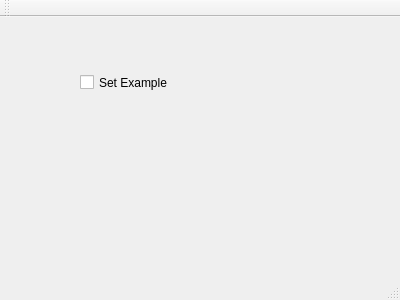
<?xml version="1.0" encoding="UTF-8"?>
<ui version="4.0">
 <class>MainWindow</class>
 <widget class="QMainWindow" name="MainWindow">
  <property name="geometry">
   <rect>
    <x>0</x>
    <y>0</y>
    <width>400</width>
    <height>300</height>
   </rect>
  </property>
  <property name="windowTitle">
   <string>MainWindow</string>
  </property>
  <widget class="QWidget" name="centralWidget">
   <widget class="QCheckBox" name="checkBox">
    <property name="geometry">
     <rect>
      <x>80</x>
      <y>50</y>
      <width>181</width>
      <height>31</height>
     </rect>
    </property>
    <property name="text">
     <string>Set Example</string>
    </property>
   </widget>
  </widget>
  <widget class="QMenuBar" name="menuBar">
   <property name="geometry">
    <rect>
     <x>0</x>
     <y>0</y>
     <width>400</width>
     <height>25</height>
    </rect>
   </property>
  </widget>
  <widget class="QToolBar" name="mainToolBar">
   <attribute name="toolBarArea">
    <enum>TopToolBarArea</enum>
   </attribute>
   <attribute name="toolBarBreak">
    <bool>false</bool>
   </attribute>
  </widget>
  <widget class="QStatusBar" name="statusBar"/>
 </widget>
 <layoutdefault spacing="6" margin="11"/>
 <resources/>
 <connections/>
</ui>
